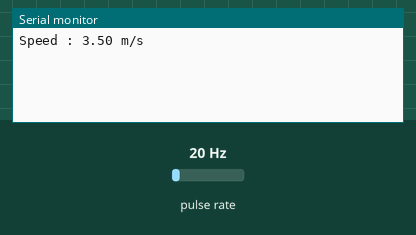
The sketch below on a simulated Arduino Uno, built with avr-gcc and run on an emulated ATmega328P. Parts: the last lines printed to the serial monitor. Wiring (inferred from the names in the program): pulse sensor: data pin 2. The inputs (shaded band) are chosen by the test bench; at power-on: pulse rate 20 Hz.

Above: at 1.2 s.
1.3 s: pulse rate (sensor on pin 2) set to 4 Hz
At 2.6 s:
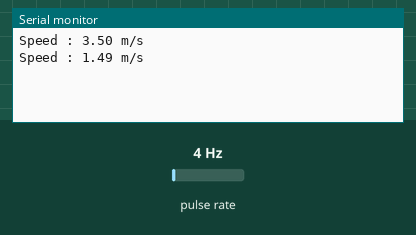
2.8 s: pulse rate (sensor on pin 2) set to 50 Hz
At 3.8 s:
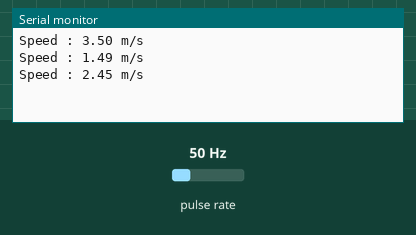
Timing chart, 0 to 5.8 s (numbered marks = the images above; inputs shaded):
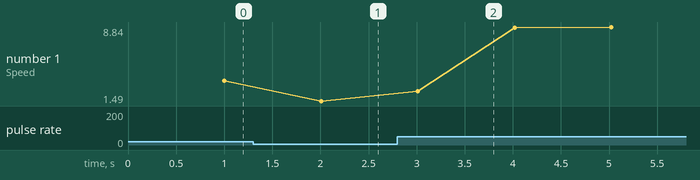

The sketch:

arduino_anemometer.ino
```cpp
#include <SoftwareSerial.h>

#define rxPin 10
#define txPin 11

#define READ_TIME 1000 //ms
#define WIND_SENSOR_PIN 2 //wind sensor pin
#define WIND_SPEED_20_PULSE_SECOND 1.75  //in m/s this value depend on the sensor type
#define ONE_ROTATION_SENSOR 20.0


SoftwareSerial mySerial(rxPin, txPin); // RX, TX
volatile unsigned long Rotations; //Cup rotation counter used in interrupt routine

float WindSpeed; //Speed meter per second

unsigned long gulStart_Read_Timer = 0;

void setup(){
  Serial.begin(9600);
  while (!Serial) {
    ; // wait for serial port to connect. Needed for native USB port only
  }
  mySerial.begin(9600);
  pinMode(WIND_SENSOR_PIN,INPUT_PULLUP);
  attachInterrupt(digitalPinToInterrupt(WIND_SENSOR_PIN),isr_rotation, CHANGE); //Set up the interrupt

  //Serial.println("Rotations\tm/s");
  sei(); //Enables interrupts
  gulStart_Read_Timer - millis();
}

void loop()
{
  if((millis() - gulStart_Read_Timer) >= READ_TIME)
  {
    cli(); //Disable interrupts

    //convert rotation to wind speed in m/s
    WindSpeed = WIND_SPEED_20_PULSE_SECOND/ONE_ROTATION_SENSOR*(float)Rotations;
    //Serial.print("\t\t");
    //Serial.print(Rotations);
    Serial.print("Speed : ");
    Serial.print(WindSpeed);
    Serial.println(" m/s");

    mySerial.println(WindSpeed);
    sei(); //Enables interrupts

    Rotations = 0; //Set Rotations count to 0 ready for calculations
    gulStart_Read_Timer = millis();
  }
}

// This is the function that the interrupt calls to increment the rotation count
void isr_rotation()
{
    Rotations++;
}
```

Measured:
- after the input at 1.3 s, the serial monitor: prints a new line after 0.71 s (image 1)
- after the input at 2.8 s, the serial monitor: prints a new line after 0.21 s (image 2)
- plotted number 1: 3.5 → 1.49 after the input at 1.3 s, 1.49 → 8.84 after the input at 2.8 s
